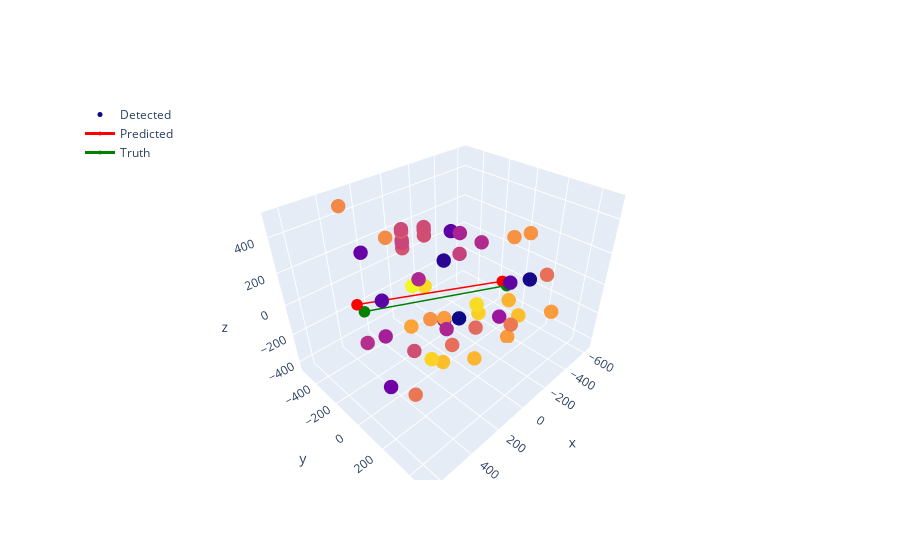

Source (notebook cell):
### Markdown cell above
## Plot the result

### Code cell
import plotly.graph_objects as go

fig3 = go.Figure(data = [
        go.Scatter3d(
            x=event_df['x'].to_numpy(), y=event_df['y'].to_numpy(), z=event_df['z'].to_numpy(),
            mode='markers',
            marker=dict(size=5, color=event_df['time'].to_numpy(), opacity=1),
            name="Detected"
        ),
        go.Scatter3d(
            x=line[:,0], y=line[:,1], z=line[:,2],
            marker=dict(
                size=4,
                color='red',
            ),
            line=dict(
                color='red',
                width=3
            ),
            name="Predicted"
        ),
        go.Scatter3d(
            x=truth_trace[:,0], y=truth_trace[:,1], z=truth_trace[:,2],
            marker=dict(
                size=4,
                color='green',
            ),
            line=dict(
                color='green',
                width=3
            ),
            name="Truth"
        )
    ],
    
    )
# Add a legend
fig3.update_layout(showlegend=True, legend=dict(x=0, y=1))

fig3.show()

### Figure 1 — Plotly figure (JSON) as saved in the notebook; plotly's stock layout.template omitted (floating-point values rounded to 4 significant figures)
{"data": [{"marker": {"color": [5928, 6115, 6492, 14523, 6665, 8054, 8124, 8284, 8478, 8572, 15653, 8680, 8723, 15967, 8747, 9868, 9976, 16283, 10259, 10642, 10848, 10973, 17755, 11023, 11085, 11217, 11416, 12201, 12339, 12206, 12227, 12377, 12436, 12213, 12571, 17172, 12607, 12723, 12773, 12773, 12818, 13081, 13262, 14001, 14205, 14283, 14600, 15209, 15343, 15602, 15634, 15922, 16015, 16768, 16884, 17196, 17812, 18053, 18095, 18102, 19031], "opacity": 1, "size": 5}, "mode": "markers", "name": "Detected", "type": "scatter3d", "x": [303.4, -145.4, 505.3, 505.3, -9.68, 576.4, -290.7, -526.6, 500.4, -313.6, -313.6, -9.68, -9.68, -9.68, 576.4, -9.68, 505.3, 505.3, -234.9, 576.4, -245.7, -324.4, -324.4, 257.3, 125.0, -324.4, 443.4, 35.54, 35.54, 35.54, 35.54, 35.54, 35.54, -245.7, -481.6, -481.6, 35.54, -43.27, -43.27, 292.9, -43.27, 35.54, 35.54, 11.87, 41.6, -101.1, -190.0, 361, 158.9, 382.4, -526.6, -358.4, -224.1, -526.6, 11.87, 106.9, 382.4, -256.1, 11.87, 11.87, -132.8], "y": [335.6, 374.2, 257.9, 257.9, -79.5, 170.9, -307.4, -15.6, -58.45, 237.4, 237.4, -79.5, -79.5, -79.5, 170.9, -79.5, 257.9, 257.9, 140.4, 170.9, -190.5, -93.43, -93.43, 211.7, -131.2, -93.43, -194.3, -364.8, -364.8, -364.8, -364.8, -364.8, -364.8, -190.5, 101.4, 101.4, -364.8, -267.5, -267.5, 5.2, -267.5, -364.8, -364.8, 179.2, 35.49, 490.2, 257.4, -422.8, -345.2, 238.9, -15.6, 120.6, 470.9, -15.6, 179.2, 27.09, 238.9, -521.1, 179.2, 179.2, -501.4], "z": [206.6, 212.7, -174.6, -174.6, 181, 357.9, 163.6, -178.2, 450.8, 348.0, 348.0, -205.5, -205.5, -205.5, -135.7, -219.5, 233.9, 233.9, -197.8, 170.7, 212.1, -350.9, -350.9, 44.86, 102.2, 159.7, -181.2, 191.3, 191.3, 208.4, 208.4, 208.4, 208.4, 75.96, -349.0, -349.0, 276.4, 295.9, 278.9, -206.4, 244.8, 157.3, 259.4, -110.4, -305.1, 314.3, -162.2, 499.5, 278.6, 192.2, 145.2, -438.1, 25.84, -314.3, -331.7, -399.1, -46.12, -321.0, 42.78, 42.78, -248.8]}, {"line": {"color": "red", "width": 3}, "marker": {"color": "red", "size": 4}, "name": "Predicted", "type": "scatter3d", "x": [-617.2, 641.0], "y": [-146.9, 88.31], "z": [-275.1, 327.9]}, {"line": {"color": "green", "width": 3}, "marker": {"color": "green", "size": 4}, "name": "Truth", "type": "scatter3d", "x": [-629.1, 629.1], "y": [-117.6, 117.6], "z": [-301.5, 301.5]}], "layout": {"legend": {"x": 0, "y": 1}, "showlegend": true}}
